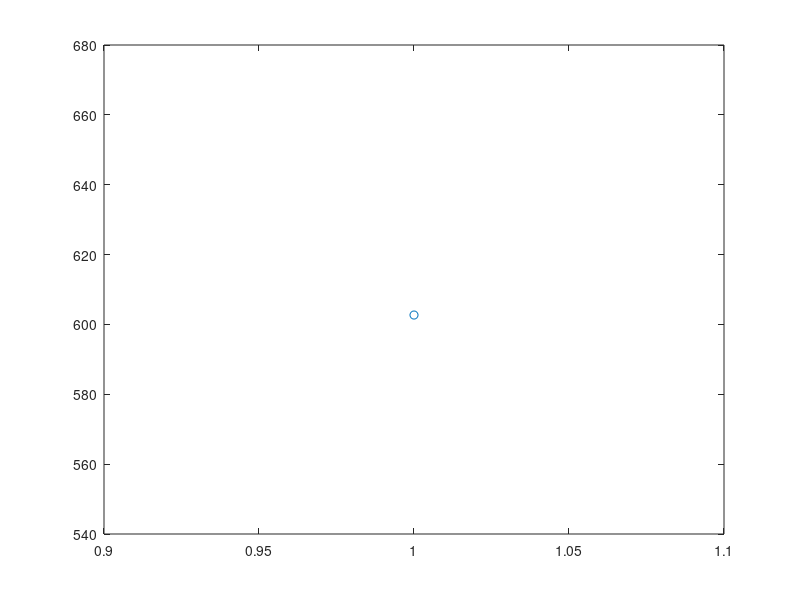

Here is the MATLAB script that generated this plot: (Note: this script raises an error after producing the figure.)
%Regularized linear model (polynomial basis) regression
% Homework 1, 5255 Machine Learning (5255)
%Elon Brange

clear;
clc;

%Menu
menu = questdlg('Choose', ...
                'Menu', ...
                'Input','Standard test','Standard test');        

%File path 1: dat file
% 1 year BitCoin weighted closing value

%Handle menu
switch menu
    case 'Input'
        input = {'Enter fie name (FILENAME.dat)',
            'Enter no. of pol. bases(n)',
            'Enter value for lambda'};
        res = inputdlg(input,'Input data');
        
        %data = xlsread(string(res(1)));
        data = csvread(string(res(1)));
        phi = str2num(cell2mat(res(2)));
        lambda = cell2mat(res(3));
        
    case 'Standard test'
        %data = xlsread('Data.xlsx');
        data = csvread('BCData2017.dat');
        phi = 10;
        lambda = 5;
end

x = data(:,1);
y =data(:,2);
plot(x,y,'o'); 
hold;

I = eye(phi);
b = y;

%Design matrix A
A = (ones(size(x)));
for i = 1 : phi-1
    t = x.^i;
    A = [t A];
end


%LU decomposition functions
temp = A'*A - lambda*I;
[L U] = LU_Decomp(temp);
B = LU_Invers(temp, L, U);

%Reg function (MLE)
xhat = B*A'*b;

%Plotting
v = linspace(min(x), max(x));
p = xhat';

for i = 1 : length(v)
    f(i) = polyval(p,v(i));
end

%Printing equation
P = poly2sym(xhat);
t = string(P)

%Plotting x, y and fitted regularized model
title('Regularized linear model (polynomial basis: phi=' + string(phi) +' lambda=' + string(lambda));
legend('Data', 'Location','southeast');
plot(v,f);
%text(5,5,t);
annotation('textbox', [0, 0.5, 0, 0], 'string', t);



